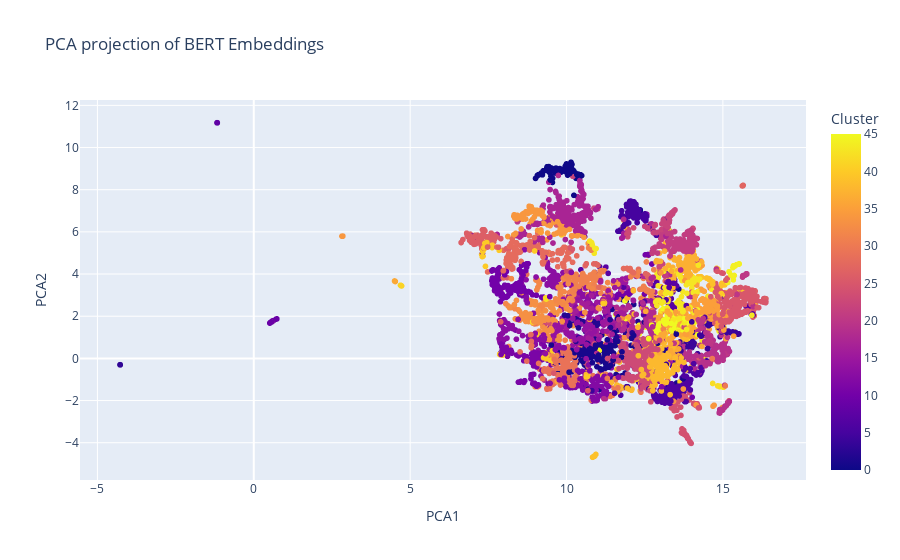

The notebook cell saved with this chart:
### Code cell
from utils.viz_utills import visualize_word_embeddings
from sklearn.cluster import KMeans

# dbscan_word = DBSCAN(eps=0.5, min_samples=10, metric='euclidean')
# word_clusters = dbscan_word.fit_predict(word_embeddings)
# num_clusters = 100  # Adjust the number of clusters as needed
# kmeans = KMeans(n_clusters=num_clusters, random_state=42)
# word_clusters = kmeans.fit_predict(word_embeddings)

word_clusters = divisive_clustering(word_embeddings, percentile=25)

words_df['Cluster'] = word_clusters
visualize_word_embeddings(words_df)
print(max(word_clusters))

### Figure 1 — Plotly figure (JSON) as saved in the notebook; plotly's stock layout.template omitted (floating-point values rounded to 4 significant figures; data arrays with more than 128 entries replaced by an {"elided": "..."} marker saying what was removed)
{"data": [{"customdata": {"elided": "4999x1 int values"}, "hovertemplate": "<b>%{hovertext}</b><br><br>PCA1=%{x}<br>PCA2=%{y}<br>Cluster=%{marker.color}<extra></extra>", "hovertext": {"elided": "4999 str values"}, "legendgroup": "", "marker": {"color": {"elided": "4999 int values"}, "coloraxis": "coloraxis", "symbol": "circle"}, "mode": "markers", "name": "", "showlegend": false, "type": "scattergl", "x": {"elided": "4999 float values"}, "xaxis": "x", "y": {"elided": "4999 float values"}, "yaxis": "y"}], "layout": {"coloraxis": {"colorbar": {"title": {"text": "Cluster"}}, "colorscale": [[0, "#0d0887"], [0.1111, "#46039f"], [0.2222, "#7201a8"], [0.3333, "#9c179e"], [0.4444, "#bd3786"], [0.5556, "#d8576b"], [0.6667, "#ed7953"], [0.7778, "#fb9f3a"], [0.8889, "#fdca26"], [1, "#f0f921"]]}, "legend": {"tracegroupgap": 0}, "title": {"text": "PCA projection of BERT Embeddings"}, "xaxis": {"anchor": "y", "domain": [0, 1], "title": {"text": "PCA1"}}, "yaxis": {"anchor": "x", "domain": [0, 1], "title": {"text": "PCA2"}}}}
